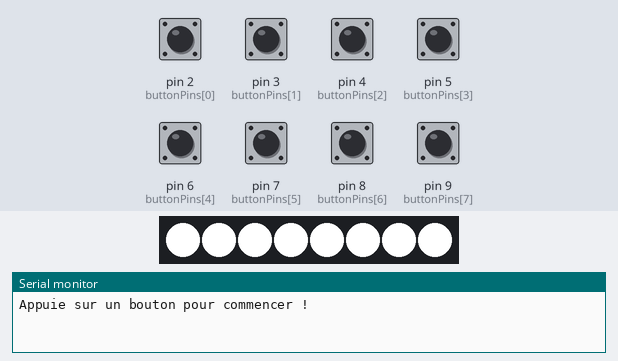
The sketch below on a simulated Arduino Uno, built with avr-gcc and run on an emulated ATmega328P. Parts: 8 RGB LEDs in strip order, left to right, the last lines printed to the serial monitor. The inputs (shaded band) are chosen by the test bench; at power-on: pin 2 (buttonPins[0]), pin 3 (buttonPins[1]), pin 4 (buttonPins[2]), pin 5 (buttonPins[3]), pin 6 (buttonPins[4]), pin 7 (buttonPins[5]), pin 8 (buttonPins[6]), pin 9 (buttonPins[7]) HIGH.

Above: at 1.2 s.
1.3 s: pin 4 (buttonPins[2]) pulled LOW for 0.15 s
At 1.42 s:
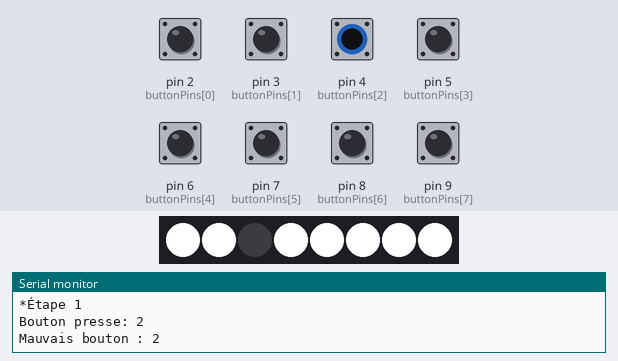
3.2 s: pin 5 (buttonPins[3]) pulled LOW for 1 s
At 3.3 s:
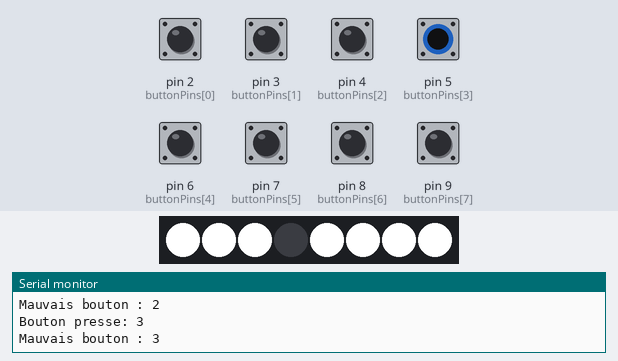
5.7 s: pin 2 (buttonPins[0]) pulled LOW for 0.15 s
At 6.7 s:
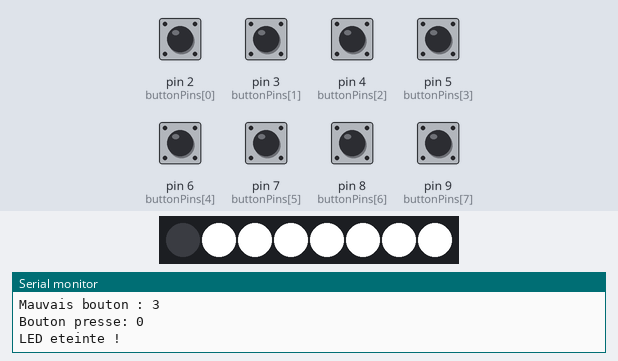
7.3 s: pin 3 (buttonPins[1]) pulled LOW for 0.15 s
At 7.9 s:
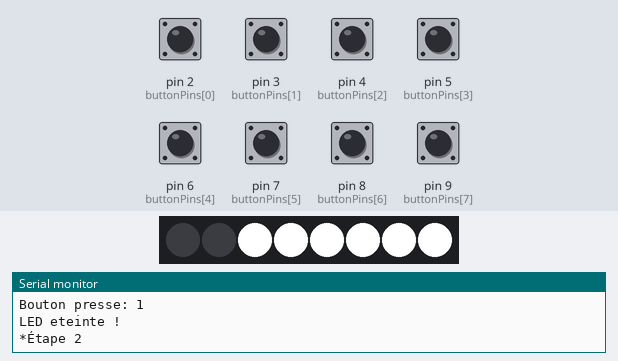
8.9 s: pin 6 (buttonPins[4]) pulled LOW for 0.15 s
At 9.0 s:
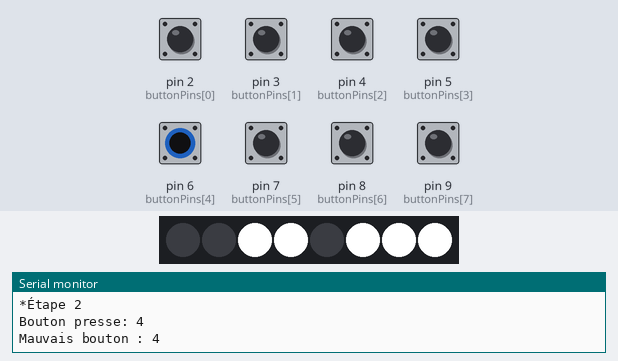
10.5 s: pin 7 (buttonPins[5]) pulled LOW for 0.15 s
At 10.6 s:
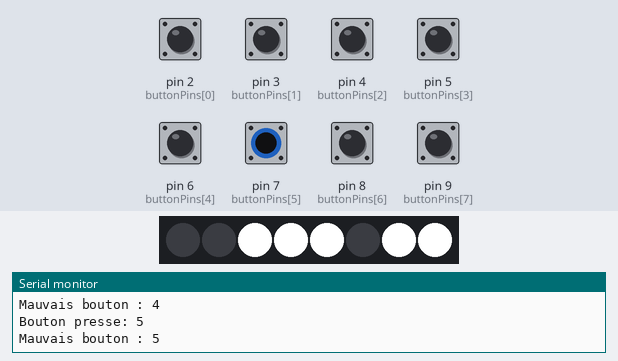
Timing chart, 0 to 13.1 s (numbered marks = the images above; inputs shaded):
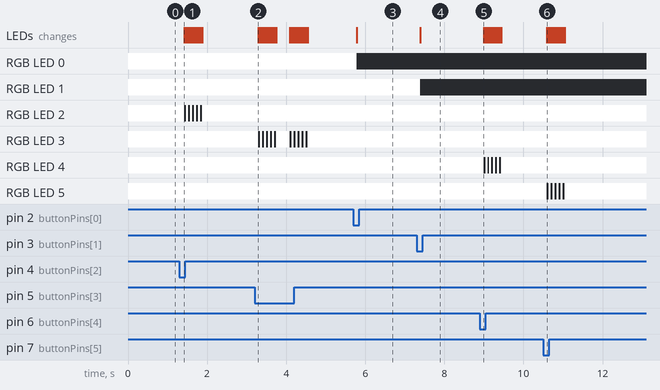

The sketch:

ARDUINO_QUIZZV1_COMM_SERIE.ino
```cpp
#include <FastLED.h>
#include <SoftwareSerial.h>

SoftwareSerial mySerial(11, 12); // RX, TX

#define NUM_BUTTONS 8  // Nombre de boutons et LEDs
#define LED_PIN 10 // Pin DATA des LEDs

CRGB leds[NUM_BUTTONS];
const int buttonPins[NUM_BUTTONS] = {2, 3, 4, 5, 6, 7, 8, 9};  // Pins des boutons

bool ledState[NUM_BUTTONS];  // true = allumée, false = éteinte
int currentStage = 0;         // Étape actuelle
bool gameStarted = false;

// Définition des boutons corrects pour chaque étape
const byte stages[4][NUM_BUTTONS] = {
    {1, 1, 0, 0, 0, 0, 0, 0},  // Étape 1 : boutons corrects à éteindre
    {0, 0, 1, 1, 0, 0, 0, 0},  // Étape 2
    {0, 0, 0, 0, 1, 1, 0, 0},  // Étape 3
    {0, 0, 0, 0, 0, 0, 1, 1}   // Étape 4 // PAS UTILISEE juste pour infos
};

void setup() {
    Serial.begin(115200);
    mySerial.begin(9600);   // Port série vers ESP32
    FastLED.addLeds<WS2812, LED_PIN, GRB>(leds, NUM_BUTTONS);

    for (int i = 0; i < NUM_BUTTONS; i++) {
        pinMode(buttonPins[i], INPUT_PULLUP);  // Activer résistance interne pull-up
        leds[i] = CRGB::White;  // Allume toutes les LEDs au départ
        ledState[i] = true;
    }
    FastLED.show();
    Serial.println("Appuie sur un bouton pour commencer !");
    mySerial.println("Appuie sur un bouton pour commencer !");
}

void loop() {
    if (!gameStarted) {
        checkFirstPress();  // Attend un premier appui pour démarrer
        return;
    }

    bool stageCompleted = true;

    for (int i = 0; i < NUM_BUTTONS; i++) {
        if (digitalRead(buttonPins[i]) == LOW) {  // Bouton pressé
            delay(50);  // Anti-rebond
            Serial.print("Bouton presse: "); Serial.println(i);
            mySerial.print("Bouton presse: "); mySerial.println(i);

            if (stages[currentStage][i] == 1 && ledState[i]) {
                leds[i] = CRGB::Black;  // Éteindre la LED
                ledState[i] = false;
                Serial.println("LED eteinte !");
                mySerial.println("LED eteinte !");
            } else if (stages[currentStage][i] == 0) {
                flashLed(i);
            }
            FastLED.show();
            delay(200);
        }

        if (stages[currentStage][i] == 1 && ledState[i]) {
            stageCompleted = false;
        }
    }

    if (stageCompleted) {
        nextStage();
    }
}

// Vérifie si un bouton est pressé pour démarrer le jeu
void checkFirstPress() {
    for (int i = 0; i < NUM_BUTTONS; i++) {
        if (digitalRead(buttonPins[i]) == LOW) {
            Serial.println("Jeu commence !");
            mySerial.println("Jeu commence !");
            gameStarted = true;
            Serial.println("*Étape 1");
            mySerial.println("*Étape 1");
            return;
        }
    }
}

// Fait clignoter une LED rapidement
void flashLed(int index) {
    Serial.print("Mauvais bouton : "); Serial.println(index);
    mySerial.print("Mauvais bouton : "); mySerial.println(index);
    for (int j = 0; j < 5; j++) {
        leds[index] = CRGB::Black;
        FastLED.show();
        delay(50);
        leds[index] = CRGB::White;
        FastLED.show();
        delay(50);
    }
}

// Passe à l'étape suivante
void nextStage() {
    currentStage++;
    if (currentStage >= 3) {
        Serial.println("Jeu termine !");
        mySerial.println("Jeu termine !");
        delay(500);
        mySerial.println("5 !");
        delay(500);
        mySerial.println("4 !");
        delay(500);
        mySerial.println("3 !");
        delay(500);
        mySerial.println("2 !");
        delay(500);
        mySerial.println("1 !");
        delay(500);
        currentStage = 0;

        for (int i = 0; i < NUM_BUTTONS; i++) {
            leds[i] = CRGB::White;
            ledState[i] = true;
        }
    }
    Serial.print("*Étape "); Serial.println(currentStage + 1);
    mySerial.print("*Étape "); mySerial.println(currentStage + 1);
    FastLED.show();
}
```

Measured:
- after the input at 1.3 s, RGB LED 2: alternates RGB(255, 255, 255) for 0.05 s and off for 0.05 s, 10 changes in all, then stays RGB(255, 255, 255), starting after 0.12 s; the LEDs: change after 0.12 s (image 1)
- after the input at 3.2 s, RGB LED 3: goes 4 × (off 0.05 s, RGB(255, 255, 255) 0.05 s), off 0.05 s, RGB(255, 255, 255) 0.34 s, 4 × (off 0.05 s, RGB(255, 255, 255) 0.05 s), off 0.05 s, then RGB(255, 255, 255), starting after 0.09 s; the LEDs: change after 0.09 s (image 2)
- after the input at 5.7 s, RGB LED 0: RGB(255, 255, 255) → off after 0.09 s; the LEDs: change after 0.09 s (image 3)
- after the input at 7.3 s, RGB LED 1: RGB(255, 255, 255) → off after 0.09 s; the LEDs: change after 0.09 s (image 4)
- after the input at 8.9 s, RGB LED 4: alternates RGB(255, 255, 255) for 0.05 s and off for 0.05 s, 10 changes in all, then stays RGB(255, 255, 255), starting after 0.09 s; the LEDs: change after 0.09 s (image 5)
- after the input at 10.5 s, RGB LED 5: alternates RGB(255, 255, 255) for 0.05 s and off for 0.05 s, 10 changes in all, then stays RGB(255, 255, 255), starting after 0.09 s; the LEDs: change after 0.09 s (image 6)
